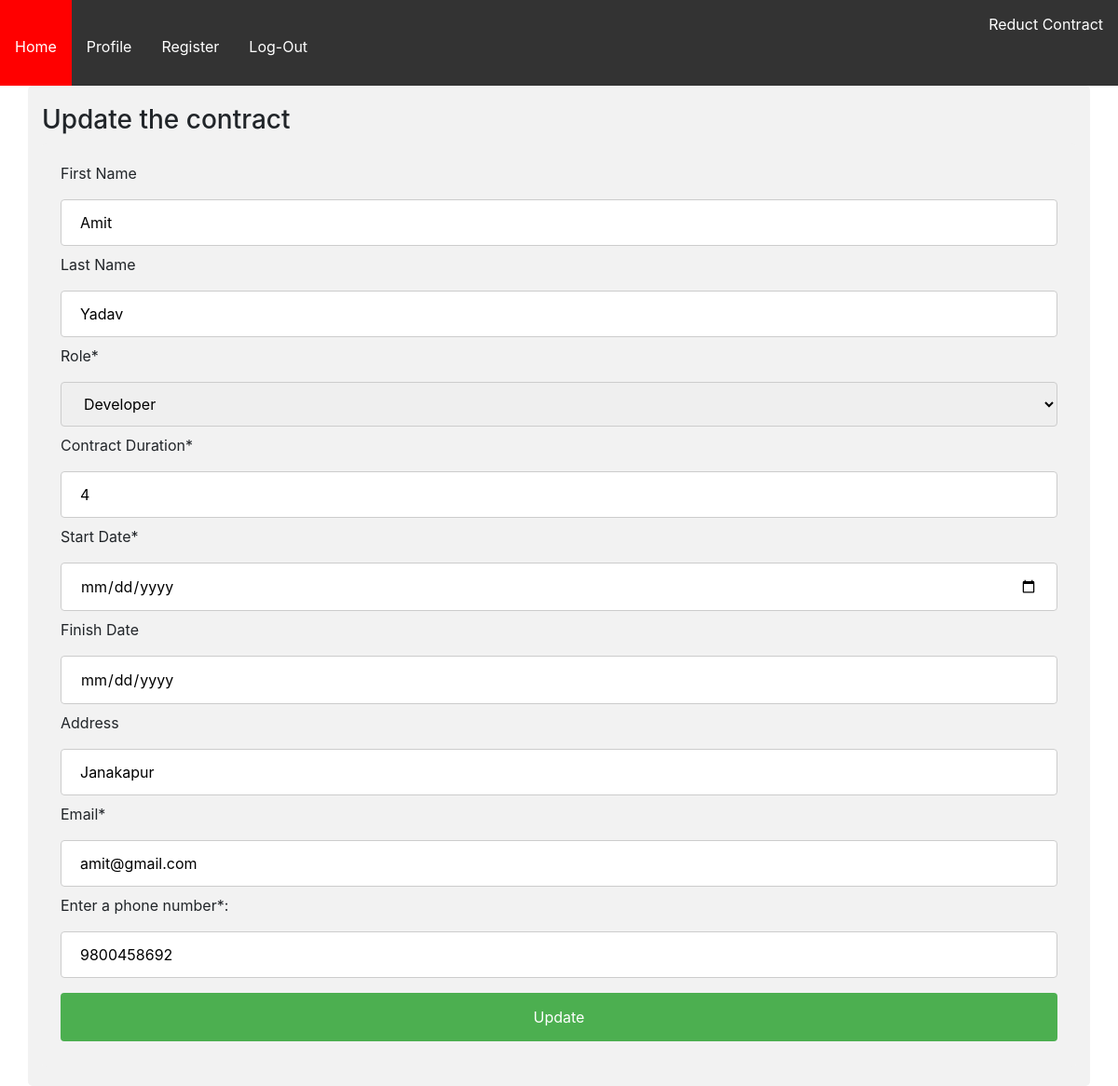
The app's page /3/update/ (signed in) with its own data.
### reductcontract/models.py (models this page shows, shortened)
class contractor(models.Model):
    user = models.ForeignKey(User,on_delete=models.SET_NULL,null=True)
    first_name=models.CharField(max_length=100)
    last_name=models.CharField(max_length=100)
    role=models.CharField(max_length=20)
    contract_duration=models.IntegerField()
    start_date=models.DateField()
    finish_date=models.DateField()
    address=models.CharField(max_length=100)
    email=models.EmailField()
    phone_number=models.IntegerField()
    class Meta:
        ordering=['first_name']

### reductcontract/views.py (the view)
# urls.py: path('<int:iod>/update/',views.contractupdate,name='contractupdate'),
def contractupdate(request,iod):
    if request.user.is_authenticated:
        obj = contractor.objects.get(id=iod)
        if not obj.user==request.user:
            return HttpResponse('<h1>You are not authorized to update it only {} can update </h1>'.format(obj.user))
        else:
            context={
            'obj':obj
            }
            if request.method == 'POST':
                first_name = request.POST['firstname']
                last_name = request.POST['lastname']
                role = request.POST['country']
                contract_duration = request.POST['period']
                start_date = request.POST['startdate']
                finish_date = request.POST['finishdate']
                address = request.POST['address']
                email = request.POST['email']
                phone_number = request.POST['phone']
                query = contractor(id=iod)
                query.first_name = first_name
                query.last_name = last_name
                query.role = role
                query.contract_duration = contract_duration
                query.start_date = start_date
                query.finish_date = finish_date
                query.address = address
                query.email = email
                query.phone_number = phone_number
                query.user_id = obj.user.id
                check=contractor.objects.exclude(id = iod)
                obj = check.filter(email=email)
                myp = check.filter(phone_number=phone_number)
                if obj.exists():
                    return HttpResponse('The email you updated to is already associated with other contractor ')
                if myp.exists():
                    return HttpResponse('The phone number you updated to is already associated with other contractor')
                if not obj.exists() and not myp.exists():
                    query.save()
                    sendmail=EmailMessage(
                    'Your Contract is updated',
                    'Your new contract is of role as {} with the period of {} starting at {} and ending at {}'.format(role,contract_duration,start_date,finish_date),
                     settings.EMAIL_HOST_USER,
                    [email],
                    )
                    sendmail.fail_silently=False
                    sendmail.send()
                    return redirect('showcontract')
            else:
                 return render(request,'reductcontract/contractupdate.html',context)
    else:
        return HttpResponse('<h1>You need to login first</h1>')

### reductcontract/templates/reductcontract/contractupdate.html (shortened to what this page needs)
{% extends 'reductcontract/base.html' %}
{% load crispy_forms_tags %}
{% load static %}
{% block content %}
<!DOCTYPE html>
<html>
<body>
<h3>Update the contract</h3>
<div>
  <form action="." method="post">
    <label for="fname">First Name</label>
    <input type="text" id="fname" name="firstname" value="{{obj.first_name}}">
    <label for="lname">Last Name</label>
    <input type="text" id="lname" name="lastname" value="{{obj.last_name}}">
    <label for="country">Role*</label>
    <select id="country" name="country" value="{{obj.role}}" required>
      <option value="Developer">Developer</option>
    </select>
      <label for="period">Contract Duration*</label>
       <input type="number" id="period" name="period" value="{{obj.contract_duration}}" required>
      <label for="startdate">Start Date*</label>
      <input type="date" id="startdate" name="startdate" required>
      <label for="finishdate">Finish Date</label>
      <input type="date" id="finishdate" name="finishdate" readonly>
      <label for="address">Address</label>
      <input type="text" id="address" name="address" value="{{obj.address}}">
      <label for="email">Email*</label>
      <input type="email" id="email" name="email" value="{{obj.email}}" required>
      <label for="phone">Enter a phone number*:</label>
      <input type="tel" id="phone" name="phone" value="{{obj.phone_number}}" pattern="[0-9]{10}" required>
      <input type="submit" value="Update">
  </form>
</div>
</body>
</html>
{% endblock %}

### reductcontract/templates/reductcontract/base.html (style rules this page uses)
body { margin: 0; padding: 0; }

### reductcontract/templates/reductcontract/contractupdate.html (style rules this page uses)
input[type=text],input[type=number],input[type=email],input[type=date],input[type=tel], select { width: 100%; padding: 12px 20px; margin: 8px 0; display: inline-block; border: 1px solid #ccc; border-radius: 4px; box-sizing: border-box; }
input[type=submit] { width: 100%; background-color: #4CAF50; color: white; padding: 14px 20px; margin: 8px 0; border: none; border-radius: 4px; cursor: pointer; }
div { border-radius: 5px; background-color: #f2f2f2; padding: 20px; }

### records on screen
contractor: firstname "Amit", lastname "Yadav", country "Developer", period "4", address "Janakapur", email "amit@gmail.com", phone "9800458692"
